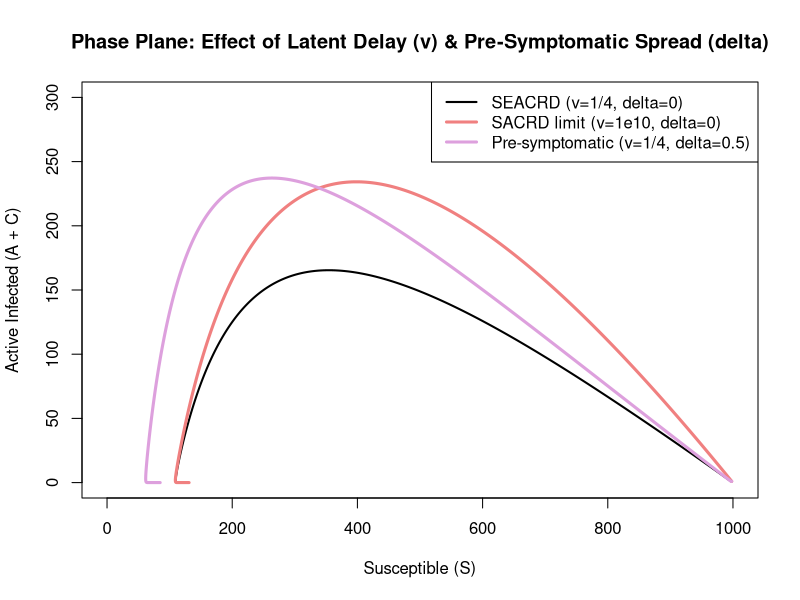
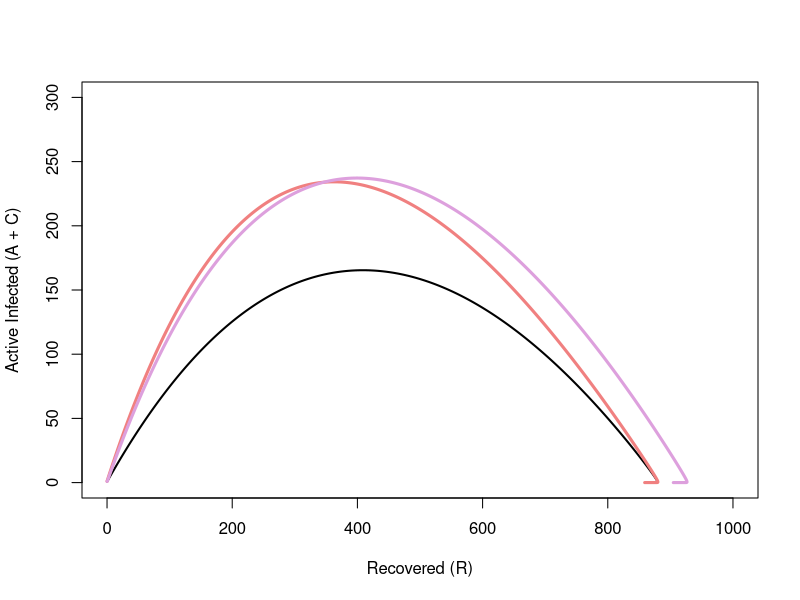
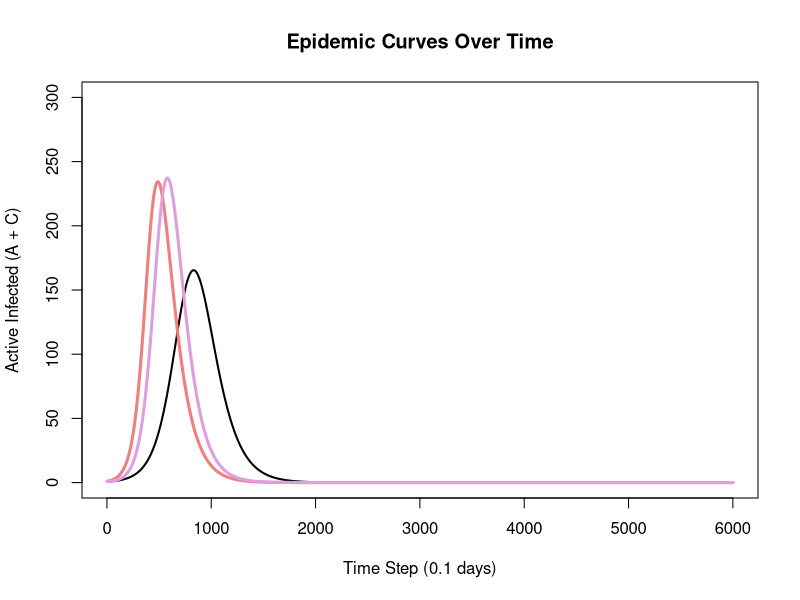
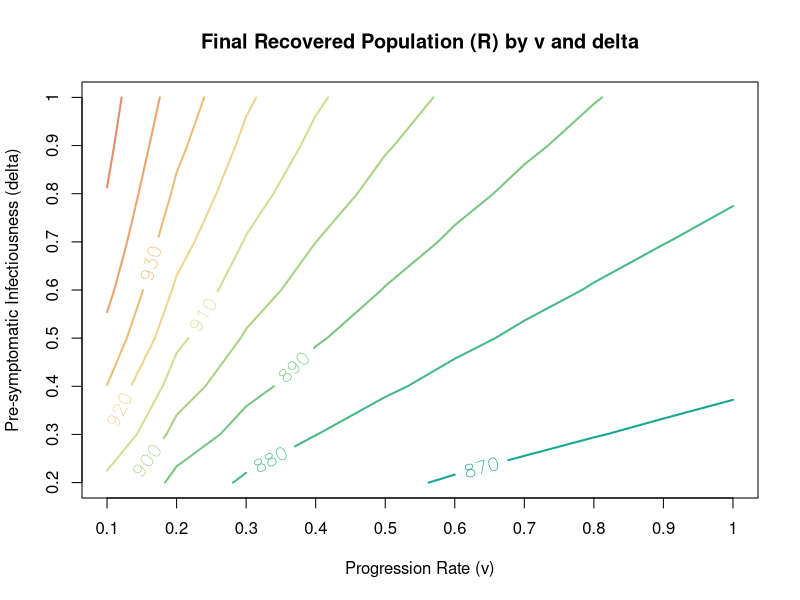

These charts were generated, in order, by the following R code:
## ---- chunk 1
knitr::opts_chunk[["set"]](echo = TRUE, warning = FALSE, message = FALSE)
library(deSolve)
## ---- chunk 2
SEACRD <- function(t, state, parameters) {
  with(as.list(c(state, parameters)), {
    P <- (S + E + A + C + R)
    
    # Force of infection includes Asymptomatic (rho*A), Clinical (C), and Exposed (delta*E)
    lam <- parameters['beta'] * (rho * A + C + delta * E) / P
    
    dS <- mu * P - mu * S - lam * S   
    dE <- lam * S - v * E - mu * E
    dA <- (1 - gamma) * v * E - taua * A - mu * A
    dC <- gamma * v * E - tauc * C - mu * C 
    dR <- (1 - phi) * tauc * C + taua * A - mu * R
    dD <- phi * tauc * C
    
    list(c(dS, dE, dA, dC, dR, dD))
  }) 
}

# Initial conditions (P = 999, 1 initial clinical case)
initP <- 999 
initE <- 0
initA <- 0
initC <- 1
initR <- 0 
initD <- 0
initS <- initP - initE - initA - initC - initR
istate <- c(S = initS, E = initE, A = initA, C = initC, R = initR, D = initD)

parameters <- c(
  mu = (1 / (50 * 52 * 7)),    
  beta = 0.25, 
  v = 1 / 4,      # Progression rate from E -> A/C (4-day latent period)
  gamma = 0.2,    # 20% develop clinical symptoms
  taua = 1 / 10,  # 10-day asymptomatic duration
  tauc = 1 / 10,  # 10-day clinical duration
  phi = 0.05,     # 5% clinical CFR
  rho = 1,        # Relative infectiousness of A
  delta = 0.0     # Relative infectiousness of E (pre-symptomatic transmission)
)

time_start <- 0
time_stop <- 600
deltat <- 0.1
tps <- seq(time_start, time_stop, by = deltat)

# Scenario 1: Baseline SEACRD (4-day latent period, non-infectious E)
out <- deSolve::ode(y = istate, times = tps, func = SEACRD, parms = parameters) 
Result <- as.data.frame(out)

# Scenario 2: Huge progression rate (v = 1e10) -> collapses SEACRD into SACRD
parameters['v'] <- 1e10
out2 <- deSolve::ode(y = istate, times = tps, func = SEACRD, parms = parameters) 
Result2 <- as.data.frame(out2)

# Scenario 3: Pre-symptomatic infectiousness (v = 1/4, delta = 0.5)
parameters['v'] <- 1 / 4
parameters['delta'] <- 0.5
out3 <- deSolve::ode(y = istate, times = tps, func = SEACRD, parms = parameters) 
Result3 <- as.data.frame(out3)

# Plot 1: Phase plane S vs (A + C)
plot(Result[["S"]], Result[["C"]] + Result[["A"]], type = "l", lwd = 2,
     ylim = c(0, 300), xlim = c(0, 1000), xlab = "Susceptible (S)", ylab = "Active Infected (A + C)",
     main = "Phase Plane: Effect of Latent Delay (v) & Pre-Symptomatic Spread (delta)")
lines(Result2[["S"]], Result2[["C"]] + Result2[["A"]], col = "lightcoral", lwd = 3)
lines(Result3[["S"]], Result3[["C"]] + Result3[["A"]], col = "plum", lwd = 3)
legend("topright", legend = c("SEACRD (v=1/4, delta=0)", "SACRD limit (v=1e10, delta=0)", "Pre-symptomatic (v=1/4, delta=0.5)"),
       col = c("black", "lightcoral", "plum"), lwd = c(2, 3, 3))

# Plot 2: Phase plane R vs (A + C)
plot(Result[["R"]], Result[["C"]] + Result[["A"]], type = "l", lwd = 2,
     ylim = c(0, 300), xlim = c(0, 1000), xlab = "Recovered (R)", ylab = "Active Infected (A + C)")
lines(Result2[["R"]], Result2[["C"]] + Result2[["A"]], col = "lightcoral", lwd = 3)
lines(Result3[["R"]], Result3[["C"]] + Result3[["A"]], col = "plum", lwd = 3)

# Plot 3: Active Infections (A + C) over time steps
plot(Result[["C"]] + Result[["A"]], type = "l", lwd = 2, ylim = c(0, 300),
     xlab = "Time Step (0.1 days)", ylab = "Active Infected (A + C)", main = "Epidemic Curves Over Time")
lines(Result2[["C"]] + Result2[["A"]], col = "lightcoral", lwd = 3)
lines(Result3[["C"]] + Result3[["A"]], col = "plum", lwd = 3)

# Compare cumulative person-days of infection across all 3 scenarios
sum(Result[["C"]] + Result[["A"]])
sum(Result2[["C"]] + Result2[["A"]])
sum(Result3[["C"]] + Result3[["A"]])
## ---- chunk 3
v_vector <- seq(0.1, 1, by = 0.1)
delta_vector <- seq(0.2, 1, by = 0.1)
result <- matrix(0, nrow = length(v_vector), ncol = length(delta_vector))

for (i in 1:length(v_vector)) {
  for (j in 1:length(delta_vector)) {
    parameters["v"] <- v_vector[i]
    parameters["delta"] <- delta_vector[j]
    
    out <- deSolve::ode(y = istate, times = tps, func = SEACRD, parms = parameters) 
    
    # Column 6 is R (Recovered) at t = 600 days
    result[i, j] <- tail(out[, 6], 1)
  }
}

contour(result, xaxt = "n", yaxt = "n", xlab = "Progression Rate (v)", ylab = "Pre-symptomatic Infectiousness (delta)", 
        nlevels = 10, labcex = 1.2, col = hcl.colors(12, "Temps"), lwd = 2,
        main = "Final Recovered Population (R) by v and delta")
axis(1, at = seq(0, 1, length.out = length(v_vector)), labels = v_vector)
axis(2, at = seq(0, 1, length.out = length(delta_vector)), labels = delta_vector)
